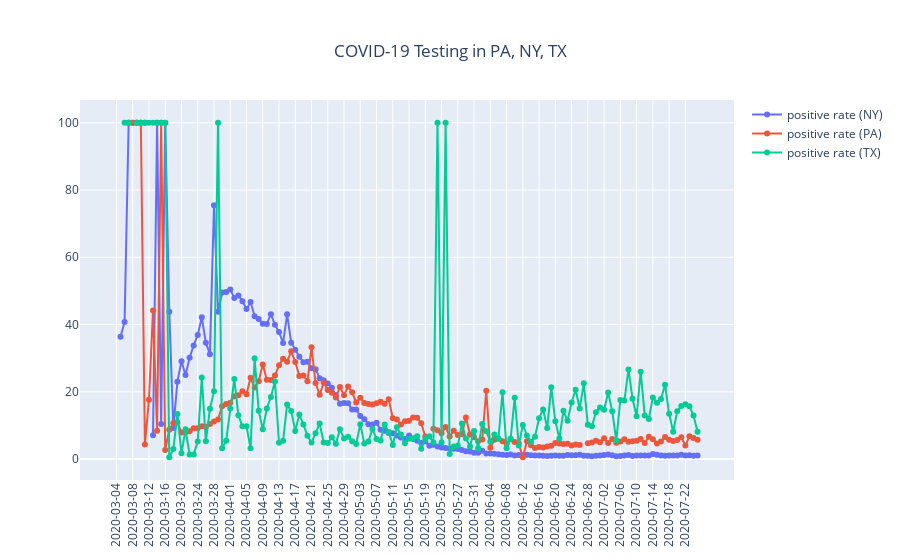

The notebook cell saved with this chart:
### Code cell
fig = go.Figure(data=trace_list,layout=layout)
fig.show()

### Figure 1 — Plotly figure (JSON) as saved in the notebook; plotly's stock layout.template omitted (floating-point values rounded to 4 significant figures; data arrays with more than 128 entries replaced by an {"elided": "..."} marker saying what was removed)
{"data": [{"marker": {"size": 6}, "mode": "lines+markers", "name": "positive rate (NY)", "type": "scatter", "x": {"elided": "144 str values"}, "y": {"elided": "144 float values"}, "yaxis": "y2"}, {"marker": {"size": 6}, "mode": "lines+markers", "name": "positive rate (PA)", "type": "scatter", "x": {"elided": "142 str values"}, "y": {"elided": "142 float values"}, "yaxis": "y2"}, {"marker": {"size": 6}, "mode": "lines+markers", "name": "positive rate (TX)", "type": "scatter", "x": {"elided": "144 str values"}, "y": {"elided": "144 float values"}, "yaxis": "y2"}], "layout": {"autosize": true, "title": {"text": "COVID-19 Testing in PA, NY, TX", "x": 0.5, "xanchor": "center", "y": 0.92, "yanchor": "top"}, "xaxis": {"autorange": true, "range": [-8.521, 151.5], "tickangle": -90, "tickmode": "auto", "type": "category"}, "yaxis2": {"autorange": true, "range": [-6.812, 107.4], "type": "linear"}}}
